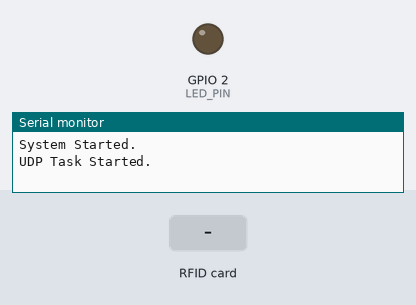
The sketch below on a simulated ESP32. Shown: output pins drawn as LEDs (lit = HIGH), the last lines printed to the serial monitor. The test bench sets the inputs (shaded band). WiFi joins after 1.5 s; servers stay silent unless stated.

Above: at 1.2 s.
1.3 s: RFID card 5C B8 3B 05 held to the reader
At 2.5 s:
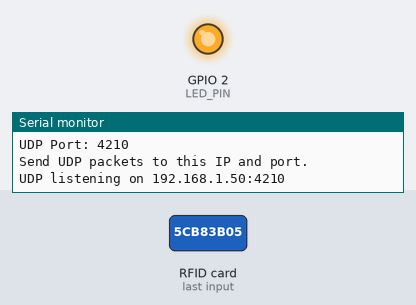
2.8 s: RFID card 5E 7A 19 C4 held to the reader
Timing chart, 0 to 5.8 s (numbered marks = the images above; inputs shaded):
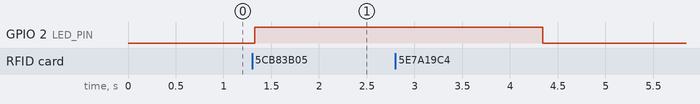

Measured:
- after the input at 1.3 s, GPIO 2 (LED_PIN): LOW → HIGH at once

The sketch:

ESP32-FreeRTOS-UDP.ino
```cpp
#include <WiFi.h>
#include <WiFiUdp.h>
#include <ArduinoOTA.h>
#include <SPI.h>
#include <MFRC522.h>

#define SS_PIN   5
#define RST_PIN  22
#define LED_PIN  2

const char* ssid     = "*****";
const char* password = "*****";

const uint16_t UDP_LISTEN_PORT = 4210;

WiFiUDP udp;
MFRC522 rfid(SS_PIN, RST_PIN);

byte allowedUID[4] = {0x5C, 0xB8, 0x3B, 0x05};

TaskHandle_t udpTaskHandle = NULL;
TaskHandle_t otaTaskHandle = NULL;

SemaphoreHandle_t serialMutex;

unsigned long lastWiFiAttempt = 0;
bool ipPrinted = false;
bool ledActive = false;
unsigned long ledOffAt = 0;

void safePrint(const String& msg) {
  if (serialMutex != NULL) {
    xSemaphoreTake(serialMutex, portMAX_DELAY);
    Serial.println(msg);
    xSemaphoreGive(serialMutex);
  } else {
    Serial.println(msg);
  }
}

void OTATask(void* pvParameters) {
  safePrint("OTA Task Started.");

  ArduinoOTA.setHostname("ESP32-RTOS");
  ArduinoOTA.setPassword("1234");

  ArduinoOTA.onStart([]() {
    safePrint("OTA Update Started.");
  });

  ArduinoOTA.onEnd([]() {
    safePrint("OTA Complete. Rebooting...");
  });

  ArduinoOTA.onError([](ota_error_t error) {
    safePrint("OTA Error: " + String((int)error));
  });

  ArduinoOTA.begin();
  safePrint("OTA service is ready.");

  while (true) {
    ArduinoOTA.handle();
    vTaskDelay(pdMS_TO_TICKS(10));
  }
}

void UDPTask(void* pvParameters) {
  safePrint("UDP Task Started.");

  bool udpStarted = false;
  char packetBuffer[256];

  while (true) {
    if (WiFi.status() != WL_CONNECTED) {
      if (udpStarted) {
        udp.stop();
        udpStarted = false;
        safePrint("Wi-Fi lost. UDP socket closed.");
      }

      vTaskDelay(pdMS_TO_TICKS(1000));
      continue;
    }

    if (!udpStarted) {
      if (udp.begin(UDP_LISTEN_PORT)) {
        udpStarted = true;
        safePrint("UDP listening on " + WiFi.localIP().toString() + ":" + String(UDP_LISTEN_PORT));
      } else {
        safePrint("Failed to start UDP listener.");
        vTaskDelay(pdMS_TO_TICKS(1000));
        continue;
      }
    }

    int packetSize = udp.parsePacket();

    if (packetSize > 0) {
      int len = udp.read(packetBuffer, sizeof(packetBuffer) - 1);

      if (len < 0) {
        len = 0;
      }

      packetBuffer[len] = '\0';

      String message = String(packetBuffer);
      message.trim();

      String senderIP = udp.remoteIP().toString();
      uint16_t senderPort = udp.remotePort();

      safePrint("UDP from " + senderIP + ":" + String(senderPort) + " -> " + message);

      String lower = message;
      lower.toLowerCase();

      if (lower.indexOf("ota") >= 0) {
        if (otaTaskHandle == NULL) {
          safePrint("OTA trigger received. Creating OTA task...");
          xTaskCreatePinnedToCore(OTATask, "OTA", 8192, NULL, 5, &otaTaskHandle, 0);
        } else {
          safePrint("OTA task already running.");
        }
      }
    }

    vTaskDelay(pdMS_TO_TICKS(10));
  }
}

void wifiService() {
  if (WiFi.status() != WL_CONNECTED) {
    if (millis() - lastWiFiAttempt >= 5000) {
      safePrint("Connecting Wi-Fi...");
      WiFi.begin(ssid, password);
      lastWiFiAttempt = millis();
      ipPrinted = false;
    }
  } else {
    if (!ipPrinted) {
      safePrint("Wi-Fi Connected.");
      safePrint("ESP32 IP: " + WiFi.localIP().toString());
      safePrint("UDP Port: " + String(UDP_LISTEN_PORT));
      safePrint("Send UDP packets to this IP and port.");
      ipPrinted = true;
    }
  }
}

void rfidService() {
  if (!rfid.PICC_IsNewCardPresent()) {
    return;
  }

  if (!rfid.PICC_ReadCardSerial()) {
    return;
  }

  bool match = true;

  if (rfid.uid.size == 4) {
    for (int i = 0; i < 4; i++) {
      if (rfid.uid.uidByte[i] != allowedUID[i]) {
        match = false;
        break;
      }
    }
  } else {
    match = false;
  }

  if (match) {
    safePrint("Authorized!");
    digitalWrite(LED_PIN, HIGH);
    ledActive = true;
    ledOffAt = millis() + 3000;
  } else {
    safePrint("Access Denied");
  }

  rfid.PICC_HaltA();
  rfid.PCD_StopCrypto1();
}

void ledService() {
  if (ledActive && millis() >= ledOffAt) {
    digitalWrite(LED_PIN, LOW);
    ledActive = false;
  }
}

void setup() {
  Serial.begin(115200);

  pinMode(LED_PIN, OUTPUT);
  digitalWrite(LED_PIN, LOW);

  SPI.begin();
  rfid.PCD_Init();

  serialMutex = xSemaphoreCreateMutex();
  if (serialMutex == NULL) {
    while (true) {
    }
  }

  WiFi.mode(WIFI_STA);
  WiFi.begin(ssid, password);

  xTaskCreatePinnedToCore(UDPTask, "UDP", 4096, NULL, 2, &udpTaskHandle, 1);

  safePrint("System Started.");
}

void loop() {
  wifiService();
  rfidService();
  ledService();
  delay(10);
}
```
